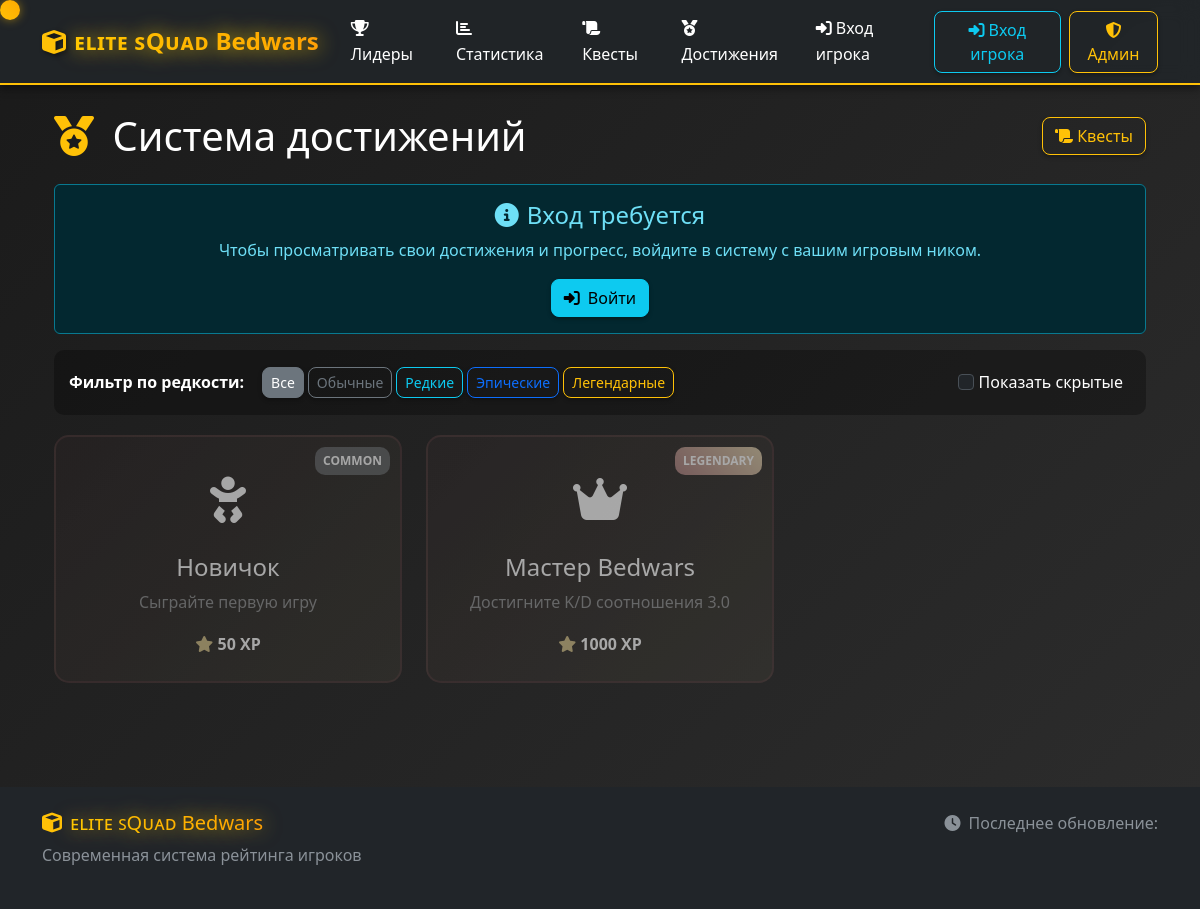
/achievements, run on the app's committed database.
### models.py (models this page shows, shortened)
class Achievement(db.Model):
    __tablename__ = 'achievement'
    id = db.Column(db.Integer, primary_key=True)
    title = db.Column(db.String(200), nullable=False)
    description = db.Column(db.Text, nullable=False)
    icon = db.Column(db.String(50), default='fas fa-medal')
    rarity = db.Column(db.String(20), default='common')  # common, rare, epic, legendary
    unlock_condition = db.Column(db.Text, nullable=False)  # JSON condition
    reward_xp = db.Column(db.Integer, default=0)
    reward_title = db.Column(db.String(100), nullable=True)
    is_hidden = db.Column(db.Boolean, default=False)
    created_at = db.Column(db.DateTime, default=datetime.utcnow)
    player_achievements = db.relationship('PlayerAchievement', backref='achievement', lazy=True)

### routes.py (the view)
@app.route('/achievements')
def achievements():
    is_admin = session.get('is_admin', False)
    current_player = None
    player_nickname = session.get('player_nickname')
    if player_nickname:
        current_player = Player.query.filter_by(nickname=player_nickname).first()
    if Achievement.query.count() == 0:
        Achievement.create_default_achievements()
    all_achievements = Achievement.query.all()
    player_achievements = []
    if current_player:
        player_achievements = PlayerAchievement.query.filter_by(
            player_id=current_player.id
        ).all()
    return render_template('achievements.html',
                         achievements=all_achievements,
                         player_achievements=player_achievements,
                         current_player=current_player,
                         is_admin=is_admin)

### templates/achievements.html (shortened to what this page needs)
{% extends "base.html" %}
{% block content %}
<div class="container-fluid">
    <div class="row">
        <div class="col-12">
            <div class="d-flex justify-content-between align-items-center mb-4">
                <h1 class="mb-0">
                    <i class="fas fa-medal text-warning me-2"></i>
                    Система достижений
                </h1>
                <div class="d-flex gap-2">
                    <a href="{{ url_for('quests') }}" class="btn btn-outline-warning">
                        <i class="fas fa-scroll"></i> Квесты
                    </a>
                </div>
            </div>
            {% if current_player %}
            <div class="achievement-stats">
                <div class="row text-center">
                    <div class="col-md-3">
                        <div class="stat-item">
                            <i class="fas fa-user text-info fa-2x mb-2"></i>
                            <h4>{{ current_player.nickname }}</h4>
                            <p class="text-muted">{{ current_player.role }}</p>
                        </div>
                    </div>
                    <div class="col-md-3">
                        <div class="stat-item">
                            <i class="fas fa-trophy text-warning fa-2x mb-2"></i>
                            <h4>{{ player_achievements|length }}</h4>
                            <p class="text-muted">Получено достижений</p>
                        </div>
                    </div>
                    <div class="col-md-3">
                        <div class="stat-item">
                            <i class="fas fa-percentage text-success fa-2x mb-2"></i>
                            <h4>{{ ((player_achievements|length / achievements|length) * 100)|round(1) if achievements else 0 }}%</h4>
                            <p class="text-muted">Прогресс</p>
                        </div>
                    </div>
                    <div class="col-md-3">
                        <div class="stat-item">
                            <div class="progress-ring">
                                <svg>
                                    <circle class="background"></circle>
                                    <circle class="progress" style="stroke-dashoffset: {{ 163.36 - (163.36 * (player_achievements|length / achievements|length)) if achievements else 163.36 }}"></circle>
                                </svg>
                                <div style="position: absolute; top: 50%; left: 50%; transform: translate(-50%, -50%); font-size: 0.8rem; font-weight: bold;">
                                    {{ player_achievements|length }}/{{ achievements|length }}
                                </div>
                            </div>
                            <p class="text-muted mt-2">Завершенность</p>
                        </div>
                    </div>
                </div>
            </div>
            {% else %}
            <div class="alert alert-info text-center">
                <h4><i class="fas fa-info-circle me-2"></i>Вход требуется</h4>
                <p>Чтобы просматривать свои достижения и прогресс, войдите в систему с вашим игровым ником.</p>
                <a href="{{ url_for('player_login') }}" class="btn btn-info">
                    <i class="fas fa-sign-in-alt me-2"></i>Войти
                </a>
            </div>
            {% endif %}
            <div class="rarity-filter">
                <div class="d-flex flex-wrap align-items-center">
                    <span class="me-3"><strong>Фильтр по редкости:</strong></span>
                    <button class="btn btn-sm btn-outline-secondary filter-btn" data-filter="all">Все</button>
                    <button class="btn btn-sm btn-outline-secondary filter-btn" data-filter="common">Обычные</button>
                    <button class="btn btn-sm btn-outline-info filter-btn" data-filter="rare">Редкие</button>
                    <button class="btn btn-sm btn-outline-primary filter-btn" data-filter="epic">Эпические</button>
                    <button class="btn btn-sm btn-outline-warning filter-btn" data-filter="legendary">Легендарные</button>
                    <div class="ms-auto">
                        <label class="form-check-label me-2">
                            <input type="checkbox" id="show-hidden" class="form-check-input"> Показать скрытые
                        </label>
                    </div>
                </div>
            </div>
            <div class="row">
                {% for achievement in achievements %}
                {% set is_earned = achievement.id in (player_achievements | map(attribute='achievement_id') | list) %}
                {% set is_hidden = achievement.is_hidden and not is_earned %}
                <div class="col-lg-4 col-md-6 mb-4 achievement-item"
                     data-rarity="{{ achievement.rarity }}"
                     data-hidden="{{ 'true' if is_hidden else 'false' }}">
                    <div class="achievement-card h-100 p-4
                                {% if is_earned %}earned{% elif is_hidden %}locked hidden-achievement{% else %}locked{% endif %}">
                        <div class="achievement-rarity rarity-{{ achievement.rarity }}">
                            {{ achievement.rarity|title }}
                        </div>
                        {% if not is_hidden %}
                        <div class="text-center">
                            <div class="achievement-icon">
                                <i class="{{ achievement.icon }}"></i>
                            </div>
                            <h4 class="mb-2">{{ achievement.title }}</h4>
                            <p class="text-muted mb-3">{{ achievement.description }}</p>
                            {% if achievement.reward_xp > 0 %}
                            <div class="achievement-reward">
                                <i class="fas fa-star text-warning"></i>
                                <strong>{{ achievement.reward_xp }} XP</strong>
                            </div>
                            {% endif %}
                        </div>
                        {% else %}
                        <div class="text-center">
                            <h4 class="mb-2 text-muted">Скрытое достижение</h4>
                            <p class="text-muted">Выполните определенные условия, чтобы разблокировать</p>
                        </div>
                        {% endif %}
                    </div>
                </div>
                {% endfor %}
            </div>
        </div>
    </div>
</div>
{% endblock %}

### static/css/style.css (style rules this page uses)
:root { --primary-color: #ffc107; --secondary-color: #6c757d; --success-color: #198754; --danger-color: #dc3545; --warning-color: #ffc107; --info-color: #0dcaf0; --dark-color: #212529; --light-color: #f8f9fa; --minecraft-green: #00aa00; --minecraft-red: #ff5555; --minecraft-blue: #5555ff; --minecraft-gold: #ffaa00; --minecraft-purple: #aa00aa; --bg-primary: linear-gradient(135deg, #1a1a1a 0%, #2d2d2d 100%); --bg-secondary: linear-gradient(135deg, #343a40 0%, #495057 100%); --bg-accent: linear-gradient(135deg, #ffc107 0%, #ffca2c 100%); --shadow-sm: 0 2px 4px rgba(0, 0, 0, 0.3); --shadow-md: 0 4px 8px rgba(0, 0, 0, 0.4); --shadow-lg: 0 8px 16px rgba(0, 0, 0, 0.5); --shadow-glow: 0 0 20px rgba(255, 193, 7, 0.3); }
* { box-sizing: border-box; cursor: none; }
body { background: var(--bg-primary); color: #ffffff; font-family: 'Segoe UI', Tahoma, Geneva, Verdana, sans-serif; line-height: 1.6; overflow-x: hidden; }
button, a, input, select, textarea { cursor: none !important; }
.btn, .nav-link, .dropdown-item, .table tbody tr, .player-row, .stat-card, .admin-stat-card, .action-card { cursor: none !important; }
.btn { border-radius: 8px; font-weight: 500; transition: all 0.3s ease; box-shadow: var(--shadow-sm); }

### templates/achievements.html (style rules this page uses)
.achievement-card { background: linear-gradient(135deg, rgba(220, 53, 69, 0.1), rgba(255, 193, 7, 0.1)); border: 2px solid rgba(220, 53, 69, 0.3); border-radius: 15px; transition: all 0.3s ease; position: relative; overflow: hidden; }
.achievement-card.locked { opacity: 0.6; filter: grayscale(70%); }
.achievement-rarity { position: absolute; top: 10px; right: 10px; padding: 4px 8px; border-radius: 10px; font-size: 0.75rem; font-weight: bold; text-transform: uppercase; }
.rarity-common { background: rgba(108, 117, 125, 0.8); }
.rarity-legendary { background: linear-gradient(45deg, #ff6b6b, #feca57); }
.achievement-icon { font-size: 3rem; margin-bottom: 15px; transition: all 0.3s ease; }
.rarity-filter { background: rgba(0, 0, 0, 0.3); border-radius: 10px; padding: 15px; margin-bottom: 20px; }
.filter-btn { margin: 2px; font-size: 0.875rem; }

### data on the page
Achievement: rarity "COMMON", title "Новичок", description "Сыграйте первую игру", reward_xp "50"
Achievement: rarity "LEGENDARY", title "Мастер Bedwars", description "Достигните K/D соотношения 3.0", reward_xp "1000"
